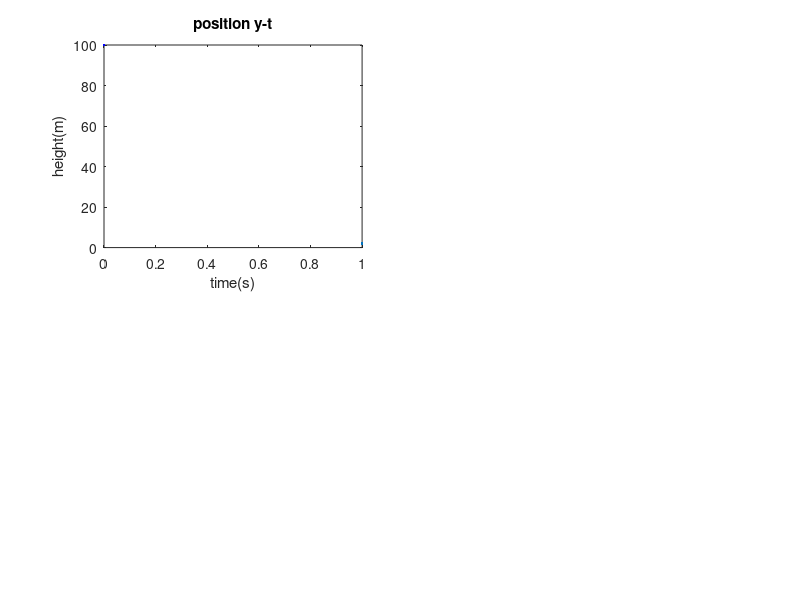

Write MATLAB code to recreate this figure. (Note: this script raises an error after producing the figure.)
% a = -g;
% v = -gt + v0;
% y = -1/2 gt^2 + v0t + y0
g = 9.81; %m/s^2
y0 = 100; %meter
v0 = 0;
t = linspace(0,10,1000);
v = -g*t + v0;
y = -0.5*g*t.^2 + v0*t + y0;

ind = find(y>=0);
y = y(ind);
v = v(ind);
t = t(ind);

subplot(2,2,1)
plot(t(1),y(1), 'b',LineWidth=2)
title('position y-t')
xlabel('time(s)')
ylabel('height(m)')
pline = animatedline('Color','b',LineWidth=2);
xlim([0 max(t)])
ylim([0 y0+10])

subplot(2,2,3)
plot(t(1),v(1), 'r', LineWidth=2)
title('velocity v-t')
xlabel('time(s)')
ylabel('velocity(m/s)')
vline = animatedline('Color','r',LineWidth=2);
xlim([0 max(t)])
ylim([min(v)-5 0])

subplot(2,2,[2 4])
p = plot(0, y(1), 'go',MarkerFaceColor='k', MarkerSize=12);
ylim([0 110])

for i = 1:length(t)
    set(p,Ydata=y(i));

    subplot(2,2,1)
    addpoints(pline,t(i),y(i))

    subplot(2,2,3)
    addpoints(vline,t(i),v(i))

    drawnow
end
